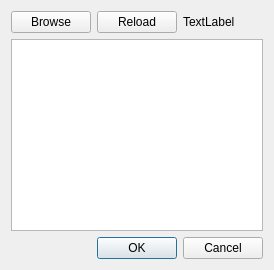
<?xml version="1.0" encoding="UTF-8"?>
<ui version="4.0">
 <class>Importer</class>
 <widget class="QDialog" name="Importer">
  <property name="geometry">
   <rect>
    <x>0</x>
    <y>0</y>
    <width>274</width>
    <height>270</height>
   </rect>
  </property>
  <property name="windowTitle">
   <string>Dialog</string>
  </property>
  <layout class="QVBoxLayout" name="verticalLayout">
   <item>
    <layout class="QHBoxLayout" name="horizontalLayout_2">
     <item>
      <widget class="QPushButton" name="browse">
       <property name="text">
        <string>Browse</string>
       </property>
      </widget>
     </item>
     <item>
      <widget class="QPushButton" name="reload">
       <property name="text">
        <string>Reload</string>
       </property>
      </widget>
     </item>
     <item>
      <widget class="QLabel" name="imageLabel">
       <property name="text">
        <string>TextLabel</string>
       </property>
      </widget>
     </item>
     <item>
      <spacer name="horizontalSpacer_2">
       <property name="orientation">
        <enum>Qt::Horizontal</enum>
       </property>
       <property name="sizeHint" stdset="0">
        <size>
         <width>40</width>
         <height>20</height>
        </size>
       </property>
      </spacer>
     </item>
    </layout>
   </item>
   <item>
    <widget class="QGraphicsView" name="graphicsView"/>
   </item>
   <item>
    <widget class="QDialogButtonBox" name="buttonBox">
     <property name="orientation">
      <enum>Qt::Horizontal</enum>
     </property>
     <property name="standardButtons">
      <set>QDialogButtonBox::Cancel|QDialogButtonBox::Ok</set>
     </property>
    </widget>
   </item>
  </layout>
 </widget>
 <resources/>
 <connections>
  <connection>
   <sender>buttonBox</sender>
   <signal>accepted()</signal>
   <receiver>Importer</receiver>
   <slot>accept()</slot>
   <hints>
    <hint type="sourcelabel">
     <x>248</x>
     <y>254</y>
    </hint>
    <hint type="destinationlabel">
     <x>157</x>
     <y>274</y>
    </hint>
   </hints>
  </connection>
  <connection>
   <sender>buttonBox</sender>
   <signal>rejected()</signal>
   <receiver>Importer</receiver>
   <slot>reject()</slot>
   <hints>
    <hint type="sourcelabel">
     <x>316</x>
     <y>260</y>
    </hint>
    <hint type="destinationlabel">
     <x>286</x>
     <y>274</y>
    </hint>
   </hints>
  </connection>
 </connections>
</ui>
